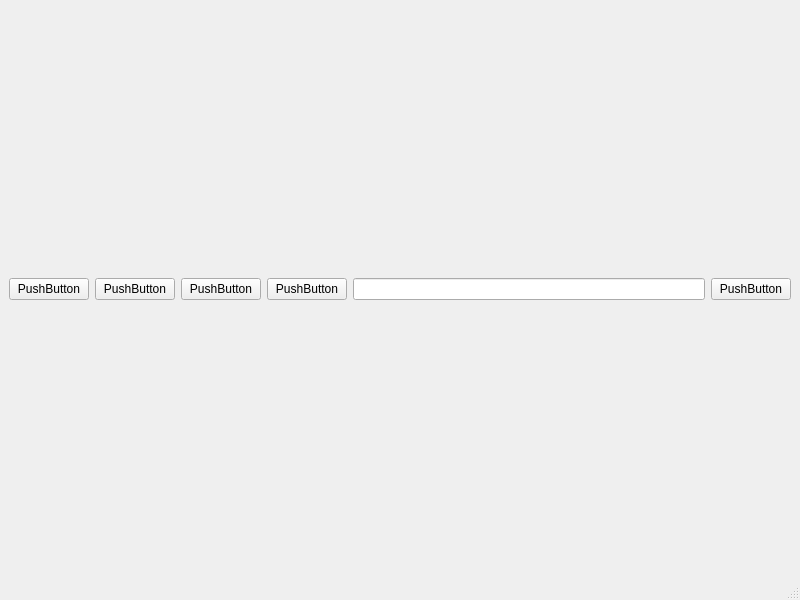
<?xml version="1.0" encoding="UTF-8"?>
<ui version="4.0">
 <class>MainWindow</class>
 <widget class="QMainWindow" name="MainWindow">
  <property name="geometry">
   <rect>
    <x>0</x>
    <y>0</y>
    <width>800</width>
    <height>600</height>
   </rect>
  </property>
  <property name="windowTitle">
   <string>MainWindow</string>
  </property>
  <widget class="QWidget" name="centralwidget">
   <layout class="QHBoxLayout" name="horizontalLayout_2">
    <item>
     <layout class="QVBoxLayout" name="verticalLayout">
      <item>
       <widget class="QWidget" name="widget" native="true">
        <layout class="QVBoxLayout" name="verticalLayout_3">
         <property name="leftMargin">
          <number>0</number>
         </property>
         <property name="topMargin">
          <number>0</number>
         </property>
         <property name="rightMargin">
          <number>0</number>
         </property>
         <property name="bottomMargin">
          <number>0</number>
         </property>
         <item>
          <layout class="QHBoxLayout" name="tabsWrapper"/>
         </item>
         <item>
          <layout class="QHBoxLayout" name="navigationWrapper">
           <property name="sizeConstraint">
            <enum>QLayout::SetMinAndMaxSize</enum>
           </property>
           <item>
            <widget class="QPushButton" name="previousBtn">
             <property name="text">
              <string>PushButton</string>
             </property>
            </widget>
           </item>
           <item>
            <widget class="QPushButton" name="nextBtn">
             <property name="text">
              <string>PushButton</string>
             </property>
            </widget>
           </item>
           <item>
            <widget class="QPushButton" name="reloadBtn">
             <property name="text">
              <string>PushButton</string>
             </property>
            </widget>
           </item>
           <item>
            <widget class="QPushButton" name="homeBtn">
             <property name="text">
              <string>PushButton</string>
             </property>
            </widget>
           </item>
           <item>
            <widget class="QLineEdit" name="addressBar">
             <property name="text">
              <string/>
             </property>
            </widget>
           </item>
           <item>
            <widget class="QPushButton" name="favBtn">
             <property name="text">
              <string>PushButton</string>
             </property>
            </widget>
           </item>
          </layout>
         </item>
         <item>
          <layout class="QVBoxLayout" name="webViewLayout"/>
         </item>
        </layout>
       </widget>
      </item>
     </layout>
    </item>
   </layout>
  </widget>
  <widget class="QMenuBar" name="menubar">
   <property name="geometry">
    <rect>
     <x>0</x>
     <y>0</y>
     <width>800</width>
     <height>22</height>
    </rect>
   </property>
  </widget>
  <widget class="QStatusBar" name="statusbar"/>
 </widget>
 <resources/>
 <connections/>
</ui>
